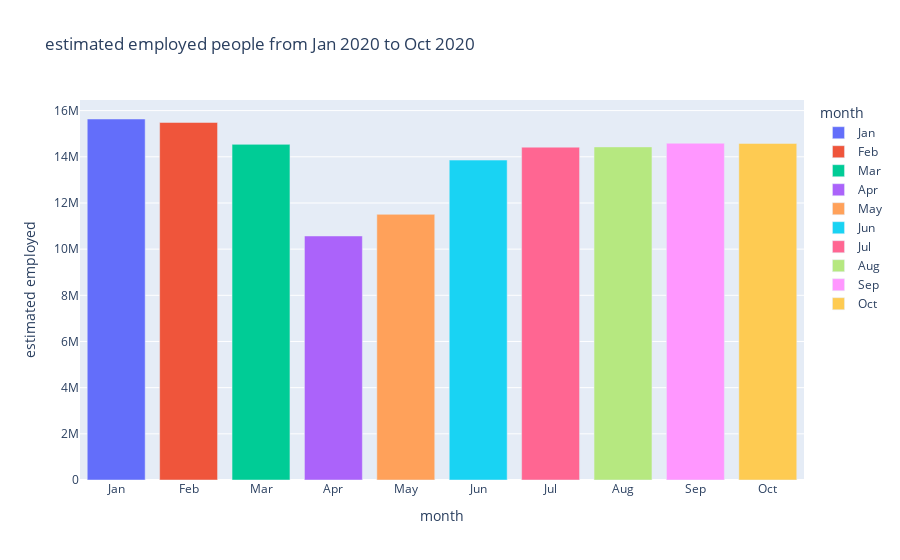

Write notebook code for a chart like this one.
### Markdown cell above
#### Bar plot of estimated employed citizen in every month

### Code cell
fig = px.bar(IND, x='month',y='estimated employed', color='month',
             category_orders = {"month": ["Jan", "Feb", "Mar", "Apr", "May", "Jun", "Jul", "Aug", "Sep", "Oct"]}, 
             title='estimated employed people from Jan 2020 to Oct 2020')

fig.show()

### Figure 1 — Plotly figure (JSON) as saved in the notebook; plotly's stock layout.template omitted (floating-point values rounded to 4 significant figures)
{"data": [{"alignmentgroup": "True", "hovertemplate": "month=%{x}<br>estimated employed=%{y}<extra></extra>", "legendgroup": "Jan", "marker": {"color": "#636efa", "pattern": {"shape": ""}}, "name": "Jan", "offsetgroup": "Jan", "orientation": "v", "showlegend": true, "textposition": "auto", "type": "bar", "x": ["Jan"], "xaxis": "x", "y": [15640000.0], "yaxis": "y"}, {"alignmentgroup": "True", "hovertemplate": "month=%{x}<br>estimated employed=%{y}<extra></extra>", "legendgroup": "Feb", "marker": {"color": "#EF553B", "pattern": {"shape": ""}}, "name": "Feb", "offsetgroup": "Feb", "orientation": "v", "showlegend": true, "textposition": "auto", "type": "bar", "x": ["Feb"], "xaxis": "x", "y": [15490000.0], "yaxis": "y"}, {"alignmentgroup": "True", "hovertemplate": "month=%{x}<br>estimated employed=%{y}<extra></extra>", "legendgroup": "Mar", "marker": {"color": "#00cc96", "pattern": {"shape": ""}}, "name": "Mar", "offsetgroup": "Mar", "orientation": "v", "showlegend": true, "textposition": "auto", "type": "bar", "x": ["Mar"], "xaxis": "x", "y": [14540000.0], "yaxis": "y"}, {"alignmentgroup": "True", "hovertemplate": "month=%{x}<br>estimated employed=%{y}<extra></extra>", "legendgroup": "Apr", "marker": {"color": "#ab63fa", "pattern": {"shape": ""}}, "name": "Apr", "offsetgroup": "Apr", "orientation": "v", "showlegend": true, "textposition": "auto", "type": "bar", "x": ["Apr"], "xaxis": "x", "y": [10570199], "yaxis": "y"}, {"alignmentgroup": "True", "hovertemplate": "month=%{x}<br>estimated employed=%{y}<extra></extra>", "legendgroup": "May", "marker": {"color": "#FFA15A", "pattern": {"shape": ""}}, "name": "May", "offsetgroup": "May", "orientation": "v", "showlegend": true, "textposition": "auto", "type": "bar", "x": ["May"], "xaxis": "x", "y": [11510000.0], "yaxis": "y"}, {"alignmentgroup": "True", "hovertemplate": "month=%{x}<br>estimated employed=%{y}<extra></extra>", "legendgroup": "Jun", "marker": {"color": "#19d3f3", "pattern": {"shape": ""}}, "name": "Jun", "offsetgroup": "Jun", "orientation": "v", "showlegend": true, "textposition": "auto", "type": "bar", "x": ["Jun"], "xaxis": "x", "y": [13860000.0], "yaxis": "y"}, {"alignmentgroup": "True", "hovertemplate": "month=%{x}<br>estimated employed=%{y}<extra></extra>", "legendgroup": "Jul", "marker": {"color": "#FF6692", "pattern": {"shape": ""}}, "name": "Jul", "offsetgroup": "Jul", "orientation": "v", "showlegend": true, "textposition": "auto", "type": "bar", "x": ["Jul"], "xaxis": "x", "y": [14420000.0], "yaxis": "y"}, {"alignmentgroup": "True", "hovertemplate": "month=%{x}<br>estimated employed=%{y}<extra></extra>", "legendgroup": "Aug", "marker": {"color": "#B6E880", "pattern": {"shape": ""}}, "name": "Aug", "offsetgroup": "Aug", "orientation": "v", "showlegend": true, "textposition": "auto", "type": "bar", "x": ["Aug"], "xaxis": "x", "y": [14430000.0], "yaxis": "y"}, {"alignmentgroup": "True", "hovertemplate": "month=%{x}<br>estimated employed=%{y}<extra></extra>", "legendgroup": "Sep", "marker": {"color": "#FF97FF", "pattern": {"shape": ""}}, "name": "Sep", "offsetgroup": "Sep", "orientation": "v", "showlegend": true, "textposition": "auto", "type": "bar", "x": ["Sep"], "xaxis": "x", "y": [14590000.0], "yaxis": "y"}, {"alignmentgroup": "True", "hovertemplate": "month=%{x}<br>estimated employed=%{y}<extra></extra>", "legendgroup": "Oct", "marker": {"color": "#FECB52", "pattern": {"shape": ""}}, "name": "Oct", "offsetgroup": "Oct", "orientation": "v", "showlegend": true, "textposition": "auto", "type": "bar", "x": ["Oct"], "xaxis": "x", "y": [14580000.0], "yaxis": "y"}], "layout": {"barmode": "relative", "legend": {"title": {"text": "month"}, "tracegroupgap": 0}, "title": {"text": "estimated employed people from Jan 2020 to Oct 2020"}, "xaxis": {"anchor": "y", "categoryarray": ["Jan", "Feb", "Mar", "Apr", "May", "Jun", "Jul", "Aug", "Sep", "Oct"], "categoryorder": "array", "domain": [0, 1], "title": {"text": "month"}}, "yaxis": {"anchor": "x", "domain": [0, 1], "title": {"text": "estimated employed"}}}}
